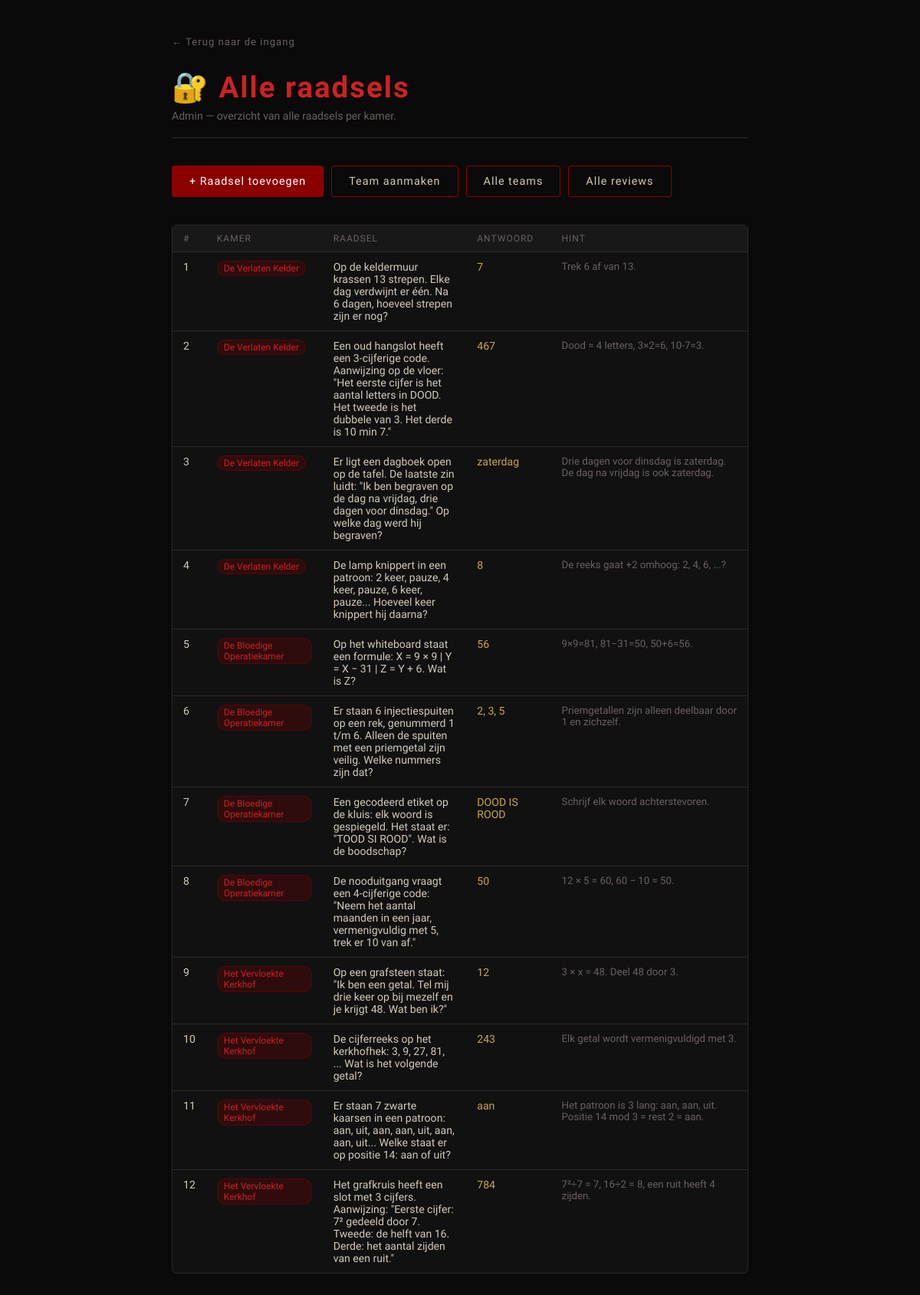
The page /admin/show_all_riddles.php on the database its author committed.
### tables this page shows
CREATE TABLE IF NOT EXISTS `riddles` (
  `id`     INT AUTO_INCREMENT PRIMARY KEY,
  `riddle` TEXT NOT NULL,
  `answer` VARCHAR(255) NOT NULL,
  `hint`   VARCHAR(255) DEFAULT NULL,
  `roomId` INT NOT NULL,
  KEY `fk_riddles_room` (`roomId`)
);

CREATE TABLE IF NOT EXISTS `rooms` (
  `id` INT AUTO_INCREMENT PRIMARY KEY,
  `name` VARCHAR(100) NOT NULL,
  `description` TEXT DEFAULT NULL
);

### admin/show_all_riddles.php (the view, shortened to what this page needs)
<?php
require_once('../dbcon.php');
try {
    $riddles = $db_connection->query(
        "SELECT r.*, ro.name AS room_name
         FROM riddles r
         LEFT JOIN rooms ro ON r.roomId = ro.id
         ORDER BY r.roomId ASC, r.id ASC"
    )->fetchAll();
} catch (PDOException $e) {
    die("Databasefout: " . $e->getMessage());
}
?>
<!DOCTYPE html>
<html lang="nl">
<head>
  <link rel="stylesheet" href="../css/style.css">
</head>
<body>
<div class="admin-page">
  <a class="back-link" href="../index.php">← Terug naar de ingang</a>
  <div class="admin-header">
    <h1>🔐 Alle raadsels</h1>
    <p>Admin — overzicht van alle raadsels per kamer.</p>
  </div>
  <nav class="admin-nav">
    <a class="btn btn-solid" href="add_riddle.php">+ Raadsel toevoegen</a>
    <a class="btn" href="../rooms/add_team.php">Team aanmaken</a>
    <a class="btn" href="../rooms/show_all_teams.php">Alle teams</a>
    <a class="btn" href="../rooms/show_all_reviews.php">Alle reviews</a>
  </nav>
  <div class="table-wrap">
    <?php if (empty($riddles)): ?>
      <div class="empty-state">Nog geen raadsels in de database.</div>
    <?php else: ?>
      <table class="data-table">
        <thead>
          <tr>
            <th>#</th>
            <th>Kamer</th>
            <th>Raadsel</th>
            <th>Antwoord</th>
            <th>Hint</th>
          </tr>
        </thead>
        <tbody>
          <?php foreach ($riddles as $r): ?>
          <tr>
            <td><?= $r['id'] ?></td>
            <td><span class="badge"><?= htmlspecialchars($r['room_name'] ?? 'Kamer ' . $r['roomId']) ?></span></td>
            <td style="max-width:280px"><?= htmlspecialchars($r['riddle']) ?></td>
            <td style="color:var(--yellow)"><?= htmlspecialchars($r['answer']) ?></td>
            <td style="color:var(--muted);font-size:0.83rem">
              <?= $r['hint'] ? htmlspecialchars($r['hint']) : '—' ?>
            </td>
          </tr>
          <?php endforeach; ?>
        </tbody>
      </table>
    <?php endif; ?>
  </div>
</div>
</body>
</html>

### css/style.css (style rules this page uses)
:root { --bg: #0a0a0a; --surface: #111111; --surface2: #181818; --border: #2a2a2a; --red: #8b0000; --red-light: #cc2222; --text: #d4c9b8; --muted: #6b6060; --yellow: #c9a84c; --green: #4caf50; --font-head: 'Creepster', cursive; --font-body: 'Special Elite', Georgia, serif; }
*, *::before, *::after { box-sizing: border-box; margin: 0; padding: 0; }
html { scroll-behavior: smooth; }
body { background-color: var(--bg); color: var(--text); font-family: var(--font-body); min-height: 100vh; }
a { color: var(--red-light); text-decoration: none; }
.btn { display: inline-block; padding: 11px 22px; background: transparent; border: 1px solid var(--red); color: var(--text); font-family: var(--font-body); font-size: 0.9rem; letter-spacing: 1px; border-radius: 3px; cursor: pointer; transition: background 0.2s, color 0.2s, box-shadow 0.2s; text-decoration: none; }
.btn-solid { background: var(--red); color: #fff; }
.back-link { display: inline-block; margin-bottom: 28px; font-size: 0.82rem; color: var(--muted); letter-spacing: 1px; }
.admin-page { max-width: 800px; margin: 0 auto; padding: 44px 24px 80px; }
.admin-header { margin-bottom: 36px; border-bottom: 1px solid var(--border); padding-bottom: 20px; }
.admin-header h1 { font-family: var(--font-head); font-size: clamp(1.6rem, 4vw, 2.4rem); color: var(--red-light); letter-spacing: 2px; margin-bottom: 6px; }
.admin-header p { color: var(--muted); font-size: 0.88rem; }
.admin-nav { display: flex; gap: 10px; flex-wrap: wrap; margin-bottom: 36px; }
.data-table { width: 100%; border-collapse: collapse; font-size: 0.88rem; }
.data-table th { background: var(--surface2); color: var(--muted); font-weight: normal; text-transform: uppercase; letter-spacing: 1px; font-size: 0.75rem; padding: 10px 14px; text-align: left; border-bottom: 1px solid var(--border); }
.data-table td { padding: 11px 14px; border-bottom: 1px solid var(--border); color: var(--text); vertical-align: top; }
.data-table tr:last-child td { border-bottom: none; }
.table-wrap { background: var(--surface); border: 1px solid var(--border); border-radius: 6px; overflow: hidden; overflow-x: auto; }
.badge { display: inline-block; padding: 2px 8px; border-radius: 12px; font-size: 0.75rem; background: rgba(139,0,0,0.25); color: var(--red-light); border: 1px solid rgba(139,0,0,0.4); }

### rows shown on the page
riddles: id "1", roomId.name "De Verlaten Kelder", riddle "Op de keldermuur krassen 13 strepen. Elke dag verdwijnt er één. Na 6 dagen, hoeveel strepen zijn er nog?", answer "7", hint "Trek 6 af van 13."
riddles: id "2", roomId.name "De Verlaten Kelder", riddle "Een oud hangslot heeft een 3-cijferige code. Aanwijzing op de vloer: \"Het eerste cijfer is het aantal letters in DOOD. Het tweede is het dubbele van 3. Het derde is 10 min 7.\"", answer "467", hint "Dood = 4 letters, 3×2=6, 10-7=3."
riddles: id "3", roomId.name "De Verlaten Kelder", riddle "Er ligt een dagboek open op de tafel. De laatste zin luidt: \"Ik ben begraven op de dag na vrijdag, drie dagen voor dinsdag.\" Op welke dag werd hij begraven?", answer "zaterdag", hint "Drie dagen voor dinsdag is zaterdag. De dag na vrijdag is ook zaterdag."
riddles: id "4", roomId.name "De Verlaten Kelder", riddle "De lamp knippert in een patroon: 2 keer, pauze, 4 keer, pauze, 6 keer, pauze... Hoeveel keer knippert hij daarna?", answer "8", hint "De reeks gaat +2 omhoog: 2, 4, 6, ...?"
riddles: id "5", roomId.name "De Bloedige Operatiekamer", riddle "Op het whiteboard staat een formule: X = 9 × 9 | Y = X − 31 | Z = Y + 6. Wat is Z?", answer "56", hint "9×9=81, 81−31=50, 50+6=56."
riddles: id "6", roomId.name "De Bloedige Operatiekamer", riddle "Er staan 6 injectiespuiten op een rek, genummerd 1 t/m 6. Alleen de spuiten met een priemgetal zijn veilig. Welke nummers zijn dat?", answer "2, 3, 5", hint "Priemgetallen zijn alleen deelbaar door 1 en zichzelf."
riddles: id "7", roomId.name "De Bloedige Operatiekamer", riddle "Een gecodeerd etiket op de kluis: elk woord is gespiegeld. Het staat er: \"TOOD SI ROOD\". Wat is de boodschap?", answer "DOOD IS ROOD", hint "Schrijf elk woord achterstevoren."
riddles: id "8", roomId.name "De Bloedige Operatiekamer", riddle "De nooduitgang vraagt een 4-cijferige code: \"Neem het aantal maanden in een jaar, vermenigvuldig met 5, trek er 10 van af.\"", answer "50", hint "12 × 5 = 60, 60 − 10 = 50."
riddles: id "9", roomId.name "Het Vervloekte Kerkhof", riddle "Op een grafsteen staat: \"Ik ben een getal. Tel mij drie keer op bij mezelf en je krijgt 48. Wat ben ik?\"", answer "12", hint "3 × x = 48. Deel 48 door 3."
riddles: id "10", roomId.name "Het Vervloekte Kerkhof", riddle "De cijferreeks op het kerkhofhek: 3, 9, 27, 81, ... Wat is het volgende getal?", answer "243", hint "Elk getal wordt vermenigvuldigd met 3."
riddles: id "11", roomId.name "Het Vervloekte Kerkhof", riddle "Er staan 7 zwarte kaarsen in een patroon: aan, uit, aan, aan, uit, aan, aan, uit... Welke staat er op positie 14: aan of uit?", answer "aan", hint "Het patroon is 3 lang: aan, aan, uit. Positie 14 mod 3 = rest 2 = aan."
riddles: id "12", roomId.name "Het Vervloekte Kerkhof", riddle "Het grafkruis heeft een slot met 3 cijfers. Aanwijzing: \"Eerste cijfer: 7² gedeeld door 7. Tweede: de helft van 16. Derde: het aantal zijden van een ruit.\"", answer "784", hint "7²÷7 = 7, 16÷2 = 8, een ruit heeft 4 zijden."
